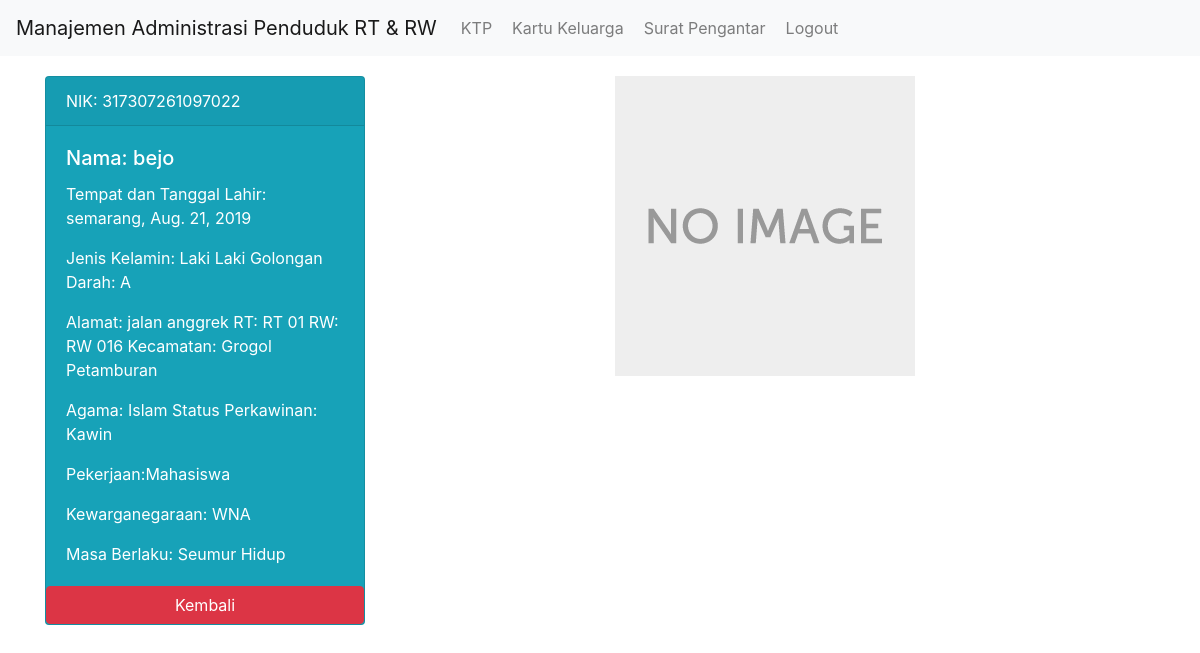
The page /warga/ktp/detail/1 (signed in) on the database its author committed.
### warga/models.py (models this page shows, shortened)
class Ktp(models.Model):
    JENIS_KELAMIN = (
        ('L', 'Laki Laki'),
        ('P', 'Perempuan')
    )
    GOLDAR_CHOICE = (
        ('1', '-'),
        ('2', 'A'),
        ('3', 'B'),
        ('4', 'AB'),
        ('5', 'O'),
    )
    RT_CHOICES = (
        ('1', 'RT 01'),
        ('2', 'RT 02'),
        ('3', 'RT 03'),
        ('4', 'RT 04'),
        ('5', 'RT 05'),
        ('6', 'RT 06'),
        ('7', 'RT 07'),
        ('8', 'RT 08'),
        ('9', 'RT 09'),
    )
    AGAMA_CHOICES = (
        ('1', '-'),
        ('2', 'Islam'),
        ('3', 'Kristen Protestan'),
        ('4', 'Hindu'),
        ('5', 'Budha'),
        ('6', 'Katolik'),
        ('7', 'Kong Hu Cu'),
    )
    STATUS_PERKAWINAN = (
        ('BK', 'Belum Kawin'),
        ('K', 'Kawin '),
    )
    KEWARGANEGARAAN_CHOICE = (
        ('WNI', 'Warga Negara Indonesia'),
        ('WNA', 'Warga Negara Asing')
    )
    nik = models.CharField(max_length=16,unique=True)
    nama = models.CharField(max_length=100, blank=False, null=False)
    tanggal_lahir = models.DateField()
    tempat_lahir = models.CharField(max_length=15)
    jenis_kelamin = models.CharField(max_length=10, choices=JENIS_KELAMIN)
    golongan_darah = models.CharField(max_length=2, choices=GOLDAR_CHOICE, default=1)
    alamat = models.CharField(max_length=50)
    rt = models.CharField(max_length=3, choices=RT_CHOICES, blank=True, null=True)
    rw = models.CharField(max_length=7, default="RW 016", blank=False, null=False)
    kecamatan = models.CharField(max_length=25, default="Grogol Petamburan")
    agama = models.CharField(max_length=15, choices=AGAMA_CHOICES, default=1)
    status_perkawinan = models.CharField(max_length=11, choices=STATUS_PERKAWINAN, default=1)
    pekerjaan = models.CharField(max_length=25)
    kewarganegaraan = models.CharField(max_length=3, choices=KEWARGANEGARAAN_CHOICE)
    masa_berlaku = models.CharField(max_length=15, default="Seumur Hidup", editable=False)
    scan_ktp = models.ImageField(blank=True, null=True,
                                 upload_to='scan_ktp/',
                                 default='/noimage.png')

### warga/views.py (the view)
# urls.py: path('ktp/detail/<pk>', KtpDetail.as_view(), name='detail_ktp'),
class KtpDetail(LoginRequiredMixin, DetailView):
    login_url = '/akun/login'
    model = Ktp
    template_name = "ktp/ktp_detail.html"

### warga/templates/ktp/ktp_detail.html (shortened to what this page needs)
{% extends "base.html" %}
{% block contents %}
    <div class="row">
            <div class="col-md-6">
                <div class="card text-white bg-info mb-3" style="max-width: 20rem;">
                    <div class="card-header">NIK: {{ object.nik }}</div>
                    <div class="card-body">
                        <h5 class="card-title">Nama: {{ object.nama }}</h5>
                        <p class="card-text">Tempat dan Tanggal Lahir: {{ object.tempat_lahir }}, {{ object.tanggal_lahir }}</p>
                        <p class="card-text">Jenis Kelamin: {{ object.get_jenis_kelamin_display }}
                            Golongan Darah: {{ object.get_golongan_darah_display }}</p>
                        <p class="card-text">Alamat: {{ object.alamat }} RT: {{ object.get_rt_display }}
                            RW: {{ object.rw }} Kecamatan: {{ object.kecamatan }}</p>
                        <p class="card-text">Agama: {{ object.get_agama_display }}
                            Status Perkawinan: {{ object.get_status_perkawinan_display }}</p>
                        <p class="card-text">Pekerjaan:{{ object.pekerjaan }}</p>
                        <p class="card-text">Kewarganegaraan: {{ object.kewarganegaraan }}</p>
                        <p class="card-text">Masa Berlaku: {{ object.masa_berlaku }}</p>
                    </div>
                    <a class="btn btn-danger" href="{% url 'warga:list_ktp'%}" title="Kembali">Kembali</a>
                    </div>
            </div>
        <div class="col-md-6">
            <img src="{{ object.scan_ktp.url }}" class="img-fluid" alt="{{ object.nik }}">
        </div>
    </div>
{% endblock contents %}

### templates/base.html (shortened to what this page needs)
{% load static %}
<!DOCTYPE html>
<html>
<head>
	{% include "snippets/styles.html" %}
</head>
<body>
	{% include "snippets/navbar.html" %}
	<div class="container" style="margin-top:20px">
		{% block contents %}
		{% endblock contents %}
	</div>
</body>
</html>

### templates/snippets/styles.html
{% load static %}
<link rel="stylesheet" type="text/css" href="{% static 'vendor/css/bootstrap.css' %}">

### templates/snippets/navbar.html (shortened to what this page needs)
<nav class="navbar navbar-expand-lg navbar-light bg-light">
  <a class="navbar-brand" href="{% url 'warga:list_ktp' %}">Manajemen Administrasi Penduduk RT & RW</a>
  <div class="collapse navbar-collapse" id="navbarNav">
    <ul class="navbar-nav mr-auto">
      <li class="nav-item">
        <a class="nav-link mr-sm-1" href="{% url 'warga:list_ktp' %}">KTP</a>
      </li>
      <li class="nav-item">
        <a class="nav-link mr-sm-1" href="{% url 'warga:list_kk' %}">Kartu Keluarga</a>
      </li>
      <li class="nav-item">
        <a class="nav-link mr-sm-1" href="{% url 'suratpengantar:list_surat' %}">Surat Pengantar</a>
      </li>
      {% if user.is_authenticated %}
      <li class="nav-item">
        <a class="nav-link mr-sm-1" href="{% url 'akun:logout' %}">Logout</a>
       {% endif %}
      </li>
    </ul>
  </div>
</nav>

### templates/snippets/script.html (shortened to what this page needs)
{% load static %}

### rows shown on the page
Ktp: nik "317307261097022", nama "bejo", tempat_lahir "semarang", tanggal_lahir "Aug. 21, 2019", jenis_kelamin "Laki Laki", golongan_darah "A", alamat "jalan anggrek", rt "RT 01", rw "RW 016", kecamatan "Grogol Petamburan", agama "Islam", status_perkawinan "Kawin", pekerjaan "Mahasiswa", kewarganegaraan "WNA", masa_berlaku "Seumur Hidup", scan_ktp (placeholder picture)
